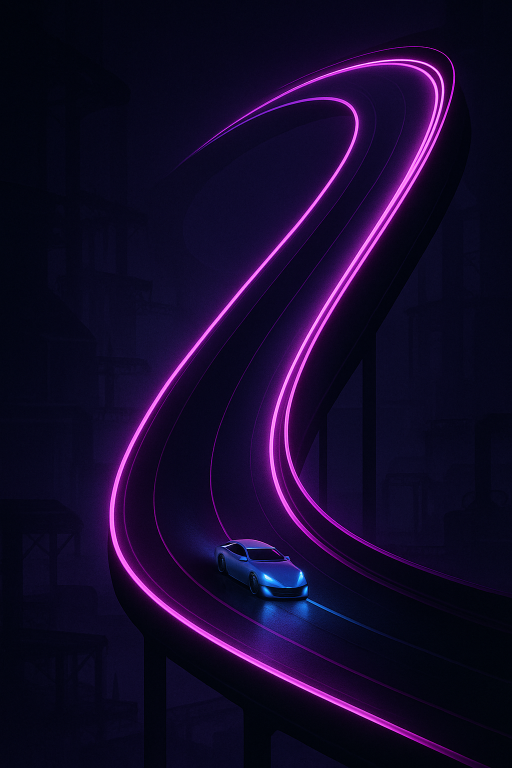
#> input picture Art/world-foundry.png, 1024 x 1536 px (shown at 1/2 size); its folder holds only this picture in this run
$ python cutout.py world-foundry.png
#> lines starting #> are read from the running program, lines starting #| are printed output that depends on the picture; after the words box and inside, x2 and y2 are one past the last pixel; in counts of white or black regions, pixels touching at a corner belong together
import pathlib
import sys
from collections import deque

from PIL import Image, ImageFilter

TOLERANCE = 150
STEP = 9
FEATHER = 1.6


def cut(source, destination, size=512):
#> called with size = 512
    image = Image.open(source).convert("RGB")
#> image is the input picture: PIL image 1024x1536 RGB; mean R, G, B 20, 9.4, 42.1
    width, height = image.size
#> width = 1024; height = 1536
    pixels = image.load()

    seeds = []
    for x in range(0, width, 4):
        seeds.append((x, 0))
        seeds.append((x, height - 1))
    for y in range(0, height, 4):
        seeds.append((0, y))
        seeds.append((width - 1, y))

    reference = [pixels[x, y] for x, y in seeds[:80]]
#> reference = 80 items, first 6: (1, 3, 12), (5, 5, 23), (0, 1, 12), (4, 5, 21), (1, 3, 12), (5, 5, 24)
    average = tuple(sum(channel[index] for channel in reference) // len(reference) for index in range(3))
#> average = (3, 4, 19)

    background = bytearray(width * height)
    queue = deque()
    for x, y in seeds:
        index = y * width + x
        if not background[index]:
            background[index] = 1
            queue.append((x, y))

    while queue:
        x, y = queue.popleft()
        here = pixels[x, y]
        for dx, dy in ((1, 0), (-1, 0), (0, 1), (0, -1)):
            nx, ny = x + dx, y + dy
            if nx < 0 or ny < 0 or nx >= width or ny >= height:
                continue
            index = ny * width + nx
            if background[index]:
                continue
            pixel = pixels[nx, ny]
            local = abs(pixel[0] - here[0]) + abs(pixel[1] - here[1]) + abs(pixel[2] - here[2])
            global_distance = abs(pixel[0] - average[0]) + abs(pixel[1] - average[1]) + abs(pixel[2] - average[2])
            if local <= STEP and global_distance <= TOLERANCE:
                background[index] = 1
                queue.append((nx, ny))
#> this loop made 1370353 passes

    mask = Image.frombytes("L", (width, height), bytes(255 - value * 255 for value in background))
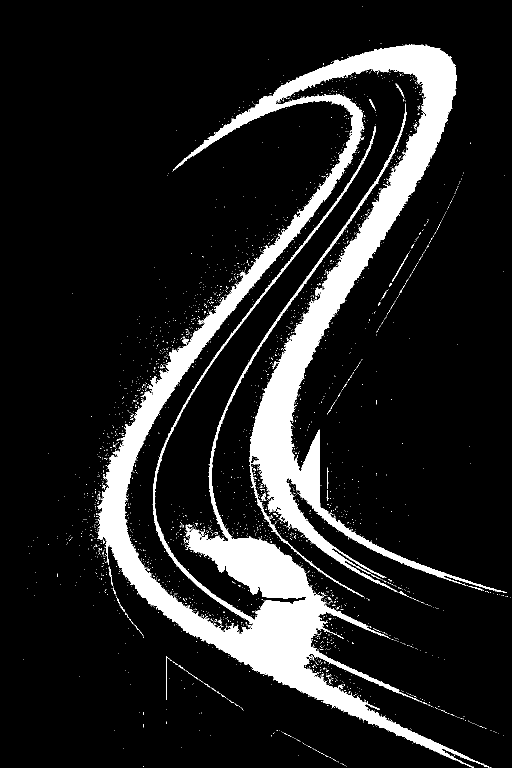
#> mask: PIL image 1024x1536 L (shown at 1/2 size); 12.9% white; 3044 white regions (3009 under 20 px), largest, box (x1, y1, x2, y2) and area: (194, 89, 1014, 1536) 195061, (784, 509, 816, 564) 130, (332, 1313, 345, 1400) 116
    mask = mask.filter(ImageFilter.GaussianBlur(radius=FEATHER))
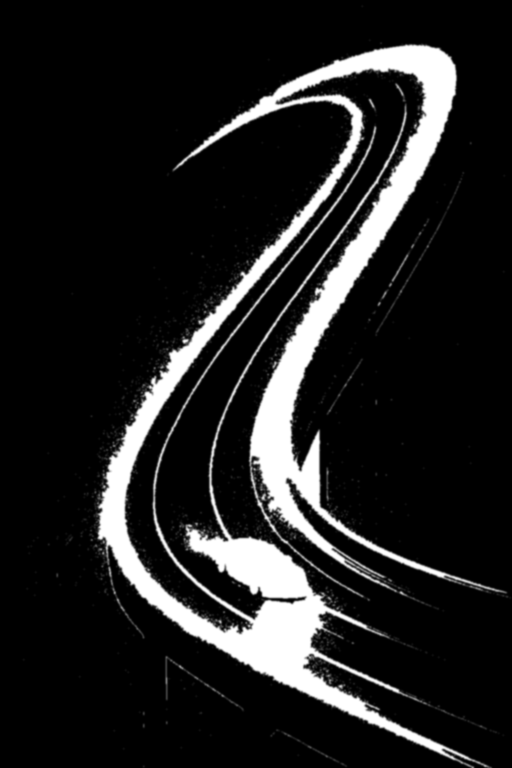
#> mask: PIL image 1024x1536 L (shown at 1/2 size); min 0, max 255, mean 32.8

    result = image.convert("RGBA")
    result.putalpha(mask)
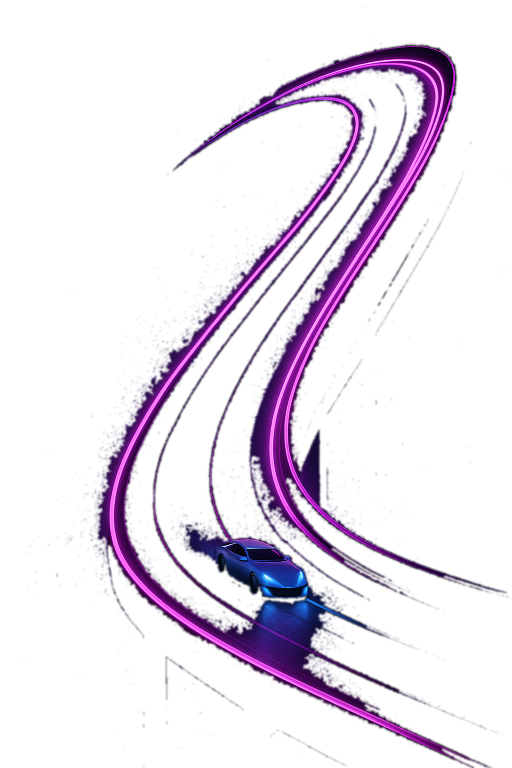
#> result: PIL image 1024x1536 RGBA (shown at 1/2 size); mean R, G, B, A 20, 9.4, 42.1, 32.8; transparent parts drawn white
    result = result.resize((size, size), Image.LANCZOS)
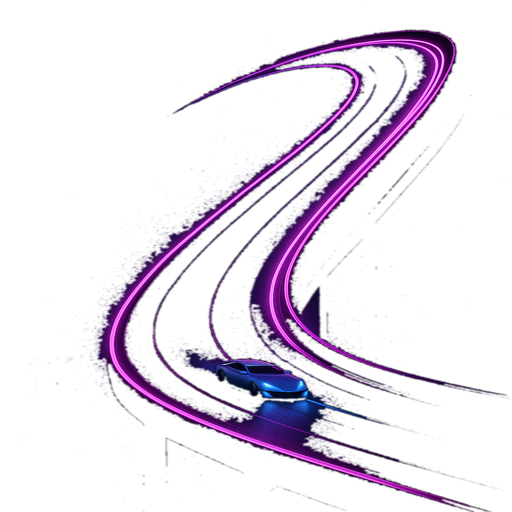
#> result: PIL image 512x512 RGBA; mean R, G, B, A 13.2, 4.1, 19.2, 32.8; transparent parts drawn white
    result.save(destination, optimize=True)
    covered = sum(background) / (width * height)
#> covered = 0.871
    return covered


if __name__ == "__main__":
    for argument in sys.argv[1:]:
        source = pathlib.Path(argument)
        destination = source.parent.parent / "out" / f"{source.stem}.png"
        ratio = cut(source, destination)
#> ratio = 0.871
        print(f"{source.name}: background {ratio * 100:.0f}% -> {destination.name}")
#| world-foundry.png: background 87% -> world-foundry.png

$ run again, on Art/world-rundown.png
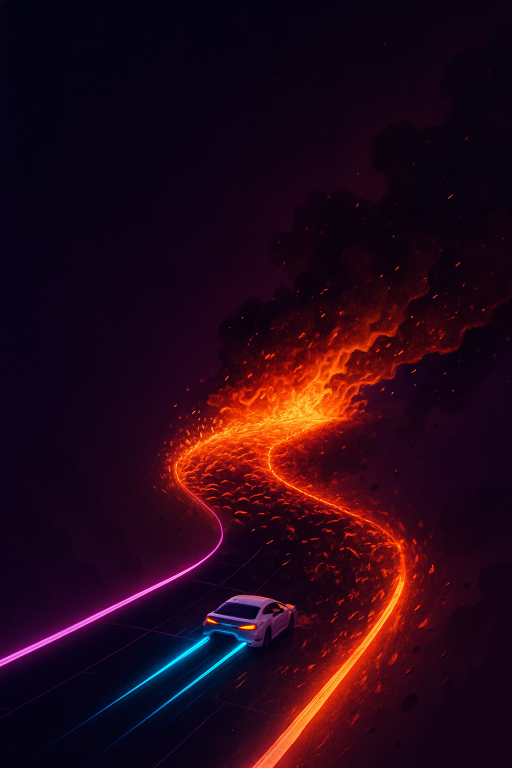
#> input picture Art/world-rundown.png, 1024 x 1536 px (shown at 1/2 size)
#> in cut, image is the input picture: PIL image 1024x1536 RGB; mean R, G, B 38.5, 8.1, 23.4
#> reference = 80 items, first 6: (9, 5, 24), (7, 1, 21), (9, 3, 23), (5, 2, 19), (10, 4, 23), (5, 1, 21)
#> average = (4, 2, 19)
#> the loop in cut, `while queue:` made 1355583 passes
#> in cut, `mask = Image.frombytes("L", (width, height), bytes(255 - value * 255 f..`:
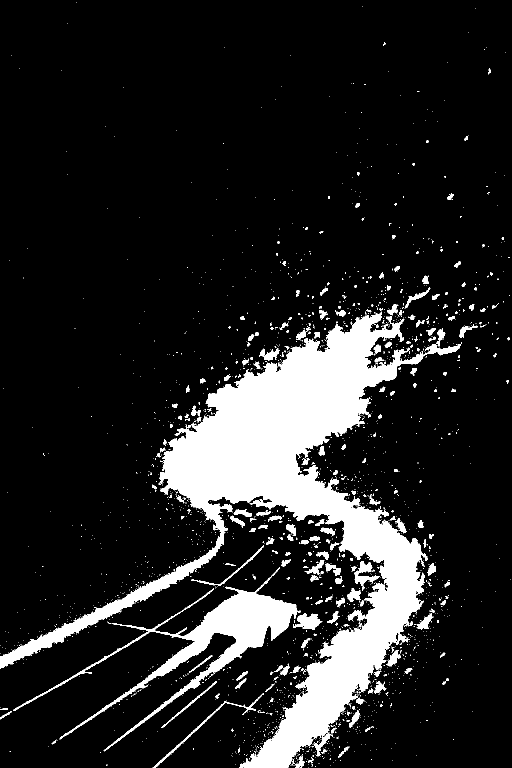
#> mask: PIL image 1024x1536 L (shown at 1/2 size); 13.8% white; 2380 white regions (2157 under 20 px), largest, box (x1, y1, x2, y2) and area: (0, 623, 924, 1536) 165211, (26, 1135, 595, 1503) 24096, (587, 1226, 645, 1260) 1095
#> in cut, `result = result.resize((size, size), Image.LANCZOS)`:
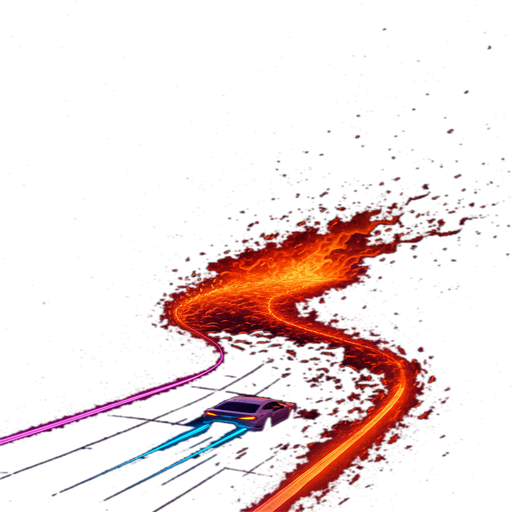
#> result: PIL image 512x512 RGBA; mean R, G, B, A 24, 6, 6.2, 35.2; transparent parts drawn white
#> covered = 0.862
#| world-rundown.png: background 86% -> world-rundown.png

$ run again, on Art/world-magnetite.png
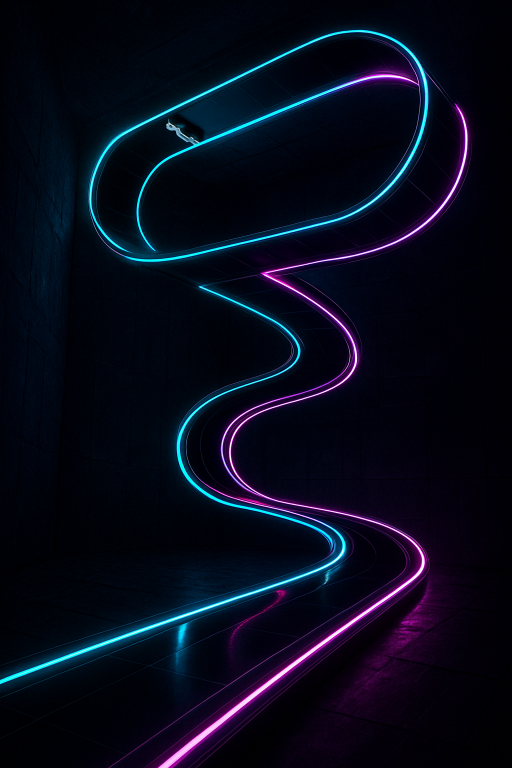
#> input picture Art/world-magnetite.png, 1024 x 1536 px (shown at 1/2 size)
#> in cut, image is the input picture: PIL image 1024x1536 RGB; mean R, G, B 7.2, 10.8, 26.4
#> reference = 80 items, first 6: (0, 0, 4), (0, 0, 4), (0, 0, 4), (0, 0, 2), (0, 0, 4), (0, 0, 5)
#> average = (0, 0, 5)
#> the loop in cut, `while queue:` made 1136606 passes
#> in cut, `mask = Image.frombytes("L", (width, height), bytes(255 - value * 255 f..`:
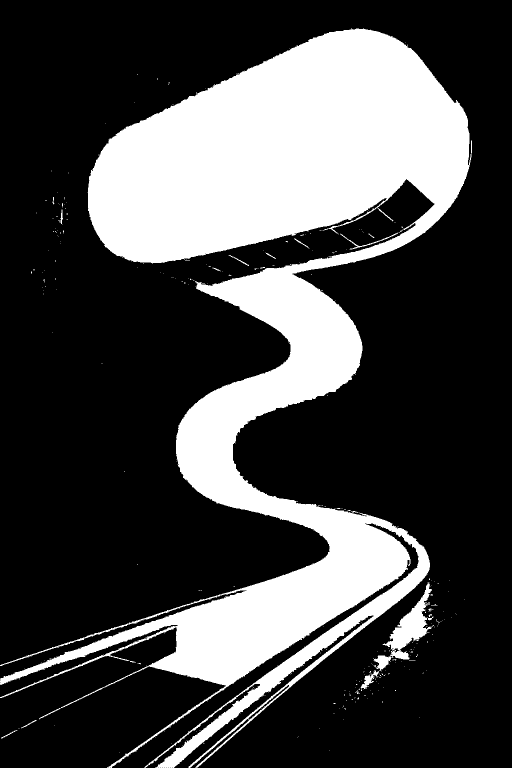
#> mask: PIL image 1024x1536 L (shown at 1/2 size); 27.7% white; 342 white regions (324 under 20 px), largest, box (x1, y1, x2, y2) and area: (0, 57, 944, 1536) 428356, (721, 1164, 865, 1378) 6021, (680, 465, 796, 499) 300
#> in cut, `result = result.resize((size, size), Image.LANCZOS)`:
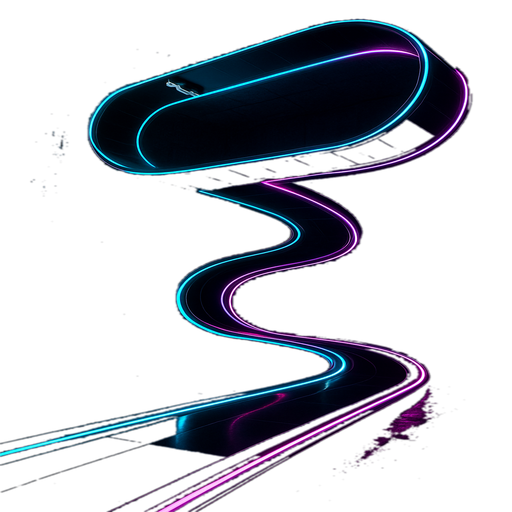
#> result: PIL image 512x512 RGBA; mean R, G, B, A 6.2, 8.6, 16.8, 70.7; transparent parts drawn white
#> covered = 0.723
#| world-magnetite.png: background 72% -> world-magnetite.png
